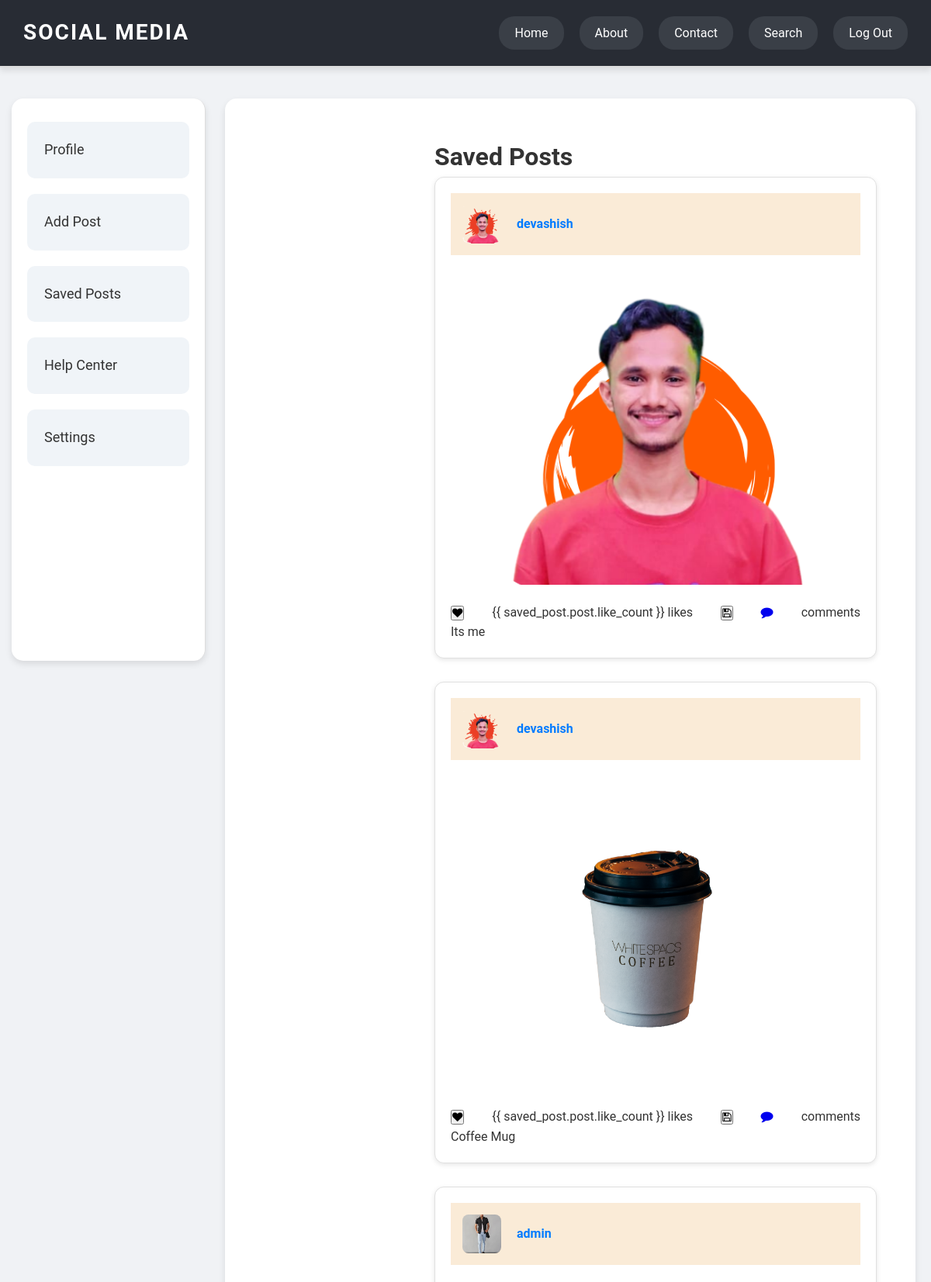
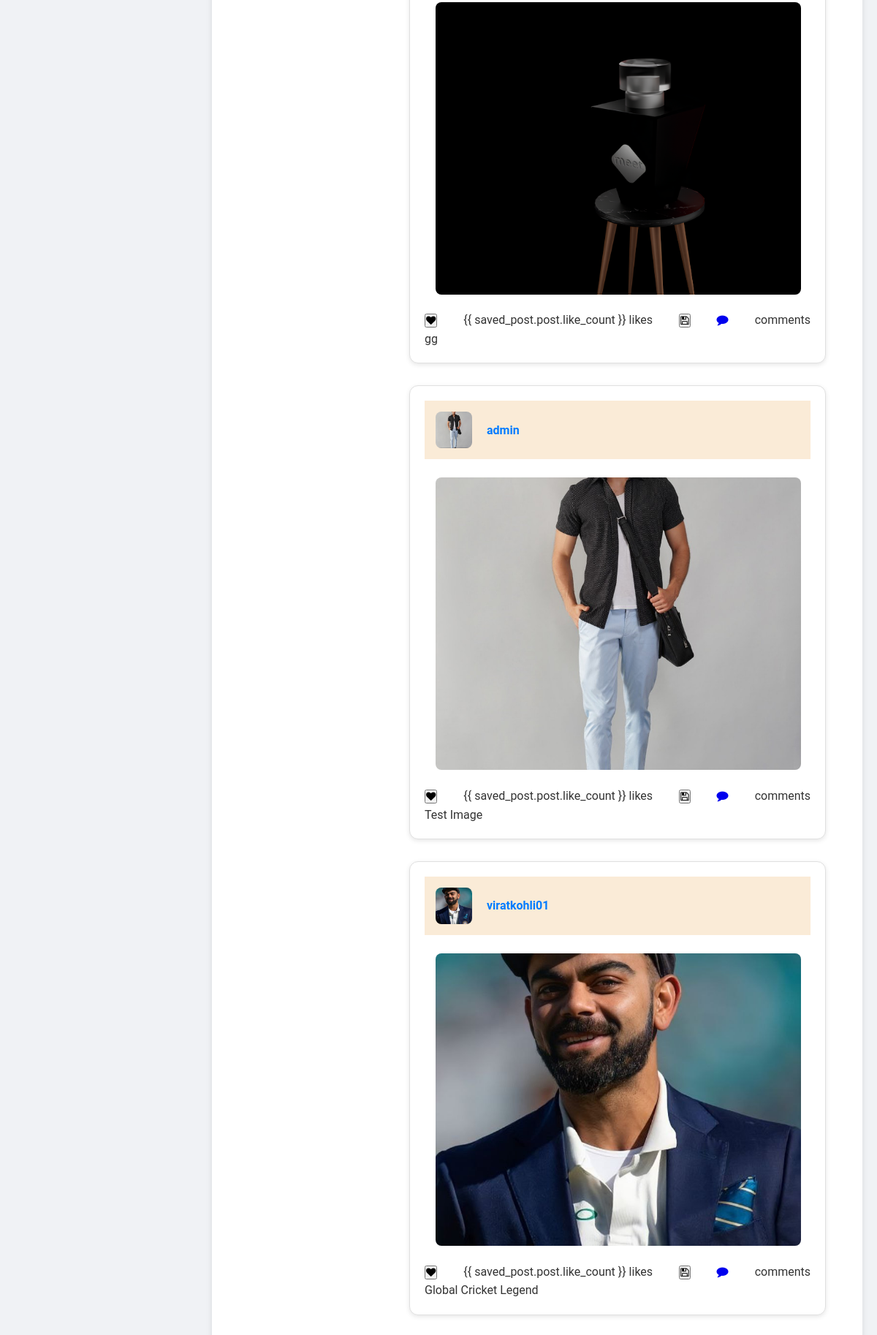
Page /posts/saved/ (signed in) on the committed database (2 pictures, top to bottom).
### posts/models.py (models this page shows, shortened)
class SavedPost(models.Model):
    post = models.ForeignKey(Post, on_delete=models.CASCADE)
    user = models.ForeignKey(UserProfile, on_delete=models.CASCADE)
    created_at = models.DateTimeField(auto_now_add=True)

class Post(models.Model):
    user = models.ForeignKey(UserProfile, on_delete=models.CASCADE)
    caption = models.CharField(max_length=255)
    image = models.ImageField(upload_to='posts/', blank=True, null=True)
    created_at = models.DateTimeField(auto_now_add=True)
    def get_like_count(self):
        return self.likes.count()  # ✅ Fixed
    get_like_count.short_description = 'Likes'
    def get_comment_count(self):
        return self.comments.count()  # ✅ Use 'comments' from related_name
    get_comment_count.short_description = 'Comments'

### accounts/models.py (models this page shows, shortened)
class UserProfile(AbstractUser):
    bio = models.TextField(blank=True)
    profile_image = models.ImageField(upload_to='profile_pics/', blank=True, null=True)
    first_name = models.CharField(max_length=30, blank=True)
    last_name = models.CharField(max_length=30, blank=True)
    mobile_no = models.CharField(max_length=15, blank=True)
    email = models.EmailField(unique=True, blank=True, null=True)
    birth_date = models.DateField(null=True, blank=True)
    country = models.CharField(max_length=50, blank=True)

### posts/views.py (the view)
# urls.py: path('saved/', saved_posts, name='saved_posts'),
@login_required
def saved_posts(request):
    saved_posts = SavedPost.objects.filter(user=request.user)
    return render(request, 'posts/saved_posts.html', {'saved_posts': saved_posts})

### posts/templates/posts/saved_posts.html (shortened to what this page needs)
{% extends 'base.html' %}
{% load static %}
{% block content %}
<main>
    <h1>Saved Posts</h1>
    {% for saved_post in saved_posts %}
    <div class="post">
        <div class="user-info">
            {% if saved_post.post.user.profile_image %}
            <img src="{{ saved_post.post.user.profile_image.url }}"
                alt="Profile Image" class="profile-img">
            {% else %}
            <img src="{% static 'default_profile.png' %}" alt="Profile Image"
                class="profile-img">
            {% endif %}
            <a href="{% url 'user_profile' saved_post.post.user.username %}">
                {{saved_post.post.user.username|default:"Unknown User" }}</a>
        </div>
        <img src="{{ saved_post.post.image.url }}" alt="Post Image">
        <div class="post-actions">
            <form method="post"
                action="{% url 'like_post' saved_post.post.id %}"
                id="like-form-{{ saved_post.post.id }}"
                onsubmit="submitLike(event, {{ saved_post.post.id }})">
                <button type="submit"><i
                        class="fa fa-heart{% if saved_post.post.liked_by_user %} liked{% endif %}"
                        id="like-icon-{{ saved_post.post.id }}"></i></button>
            </form>
            <span
                id="like-count-{{ saved_post.post.id }}">{{
                saved_post.post.like_count }}
                likes</span>
            <form method="post"
                action="{% url 'save_post' saved_post.post.id %}"
                id="save-form-{{ saved_post.post.id }}"
                onsubmit="submitSave(event, {{ saved_post.post.id }})">
                <button type="submit"><i class="fa fa-save saved"
                        id="save-icon-{{ saved_post.post.id }}"></i></button>
            </form>
            <a href="#" onclick="openCommentModal({{ saved_post.post.id }})"><i
                    class="fa fa-comment"></i></a>
            <span id="comment-count-{{ saved_post.post.id }}">
                {{saved_post.post.comment_set.count }} comments</span>
        </div>
        <p>{{ saved_post.post.caption|default:"No caption provided" }}</p>
    </div>
    {% endfor %}
</main>
{% endblock %}

### templates/base.html (shortened to what this page needs)
{% load static %}
<!DOCTYPE html>
<html lang="en">
    <head>
        <link rel="stylesheet" type="text/css" href="{% static 'styles.css' %}">
        <link rel="stylesheet"
            href="https://cdnjs.cloudflare.com/ajax/libs/font-awesome/4.7.0/css/font-awesome.min.css">
    </head>
    <body>
        <nav class="navbar">
            <div class="nav-brand">Social Media</div>
            <div class="nav-links">
                <ul>
                    <li><a href="{% url 'home' %}"
                            class="nav-link">Home</a></li>
                    <li><a href="{% url 'about' %}"
                            class="nav-link">About</a></li>
                    <li><a href="{% url 'contact' %}"
                            class="nav-link">Contact</a></li>
                    <li><a href="{% url 'search_users' %}"
                            class="nav-link">Search</a></li>
                    <li><a href="#" class="nav-link"
                            onclick="event.preventDefault(); document.getElementById('logout-form').submit();">Log
                            Out</a></li>
                </ul>
            </div>
        </nav>
        <div class="container">
            <div class="sidebar" id="sidebar">
                <div class="sidebar-item"><a
                        href="{% url 'profile' %}">Profile</a></div>
                <div class="sidebar-item"><a href="{% url 'create_post' %}">Add
                        Post</a></div>
                <div class="sidebar-item"><a
                        href="{% url 'saved_posts' %}">Saved
                        Posts</a></div>
                <div class="sidebar-item"><a href="{% url 'help' %}">Help
                        Center</a></div>
                <div class="sidebar-item"><a href="#">Settings</a></div>
            </div>
            <div class="main-content">
                {% block content %}{% endblock %}
            </div>
        </div>
    </body>
</html>

### posts/static/styles.css (style rules this page uses)
body { font-family: Arial, sans-serif; margin: 0; padding: 0; }
main { margin-left: 220px; padding: 20px; }
.post { border: 1px solid #ddd; padding: 10px; margin-bottom: 20px; }
.post img { width: 500px; height: 400px; object-fit: cover; }
.post-actions { display: flex; justify-content: space-around; }
.user-info { display: flex; gap: 10px; }
.user-info img { width: 50px; height: 50px; }

### rows in the picture
SavedPost: post.user.profile_image (picture), post.user.username "devashish", post.image (picture), post.caption "Its me"
SavedPost: post.user.profile_image (picture), post.user.username "devashish", post.image (picture), post.caption "Coffee Mug"
SavedPost: post.user.profile_image (picture), post.user.username "admin", post.image (picture), post.caption "gg"
SavedPost: post.user.profile_image (picture), post.user.username "admin", post.image (picture), post.caption "Test Image"
SavedPost: post.user.profile_image (picture), post.user.username "viratkohli01", post.image (picture), post.caption "Global Cricket Legend"
